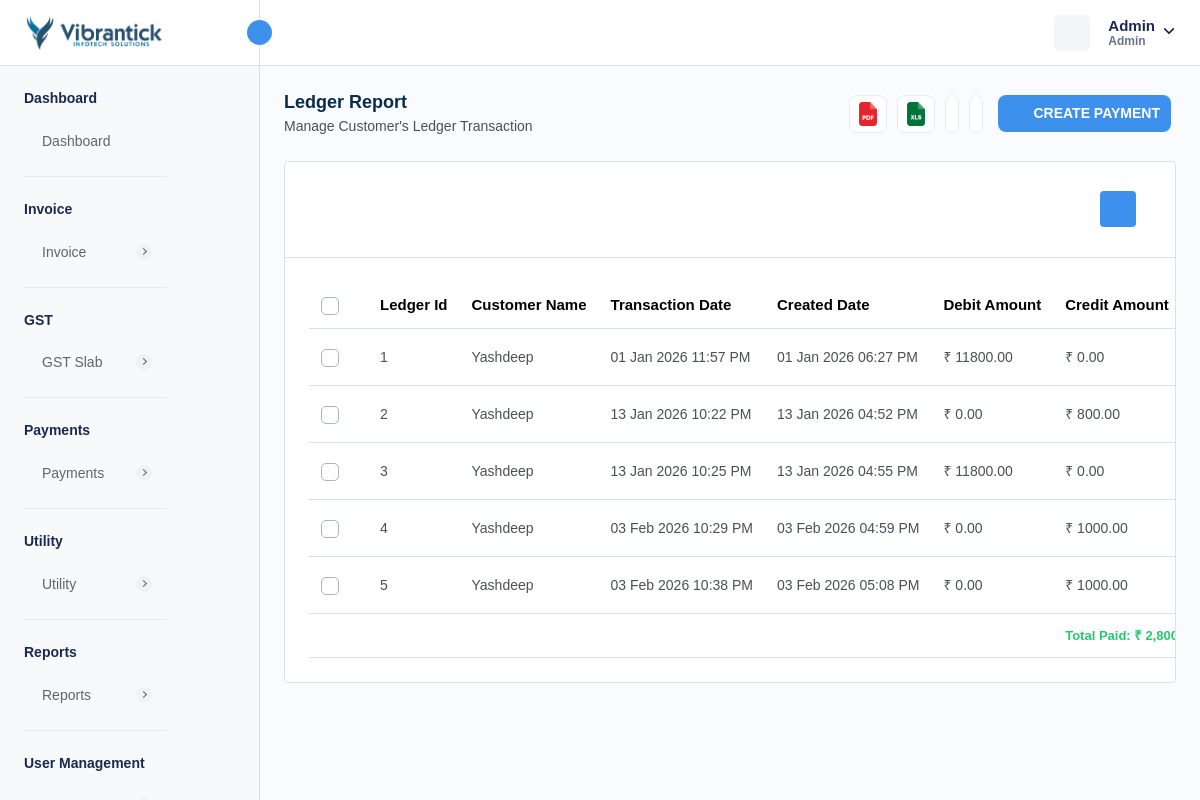
Page /ledger-report.php (signed in) on the committed database.
### tables this page shows
CREATE TABLE `company_settings` (
  `company_id` int NOT NULL AUTO_INCREMENT,
  `company_name` varchar(255) DEFAULT NULL,
  `company_email` varchar(255) DEFAULT NULL,
  `company_phone` varchar(20) DEFAULT NULL,
  `company_website` varchar(255) DEFAULT NULL,
  `company_logo` varchar(255) DEFAULT NULL,
  `favicon` varchar(255) DEFAULT NULL,
  `address` text,
  `country` varchar(100) DEFAULT NULL,
  `state` varchar(100) DEFAULT NULL,
  `city` varchar(100) DEFAULT NULL,
  `postal_code` varchar(20) DEFAULT NULL,
  `created_at` timestamp NULL DEFAULT CURRENT_TIMESTAMP,
  `updated_at` timestamp NULL DEFAULT CURRENT_TIMESTAMP ON UPDATE CURRENT_TIMESTAMP,
  PRIMARY KEY (`company_id`)
);

CREATE TABLE `ledger_transactions` (
  `ledger_id` bigint NOT NULL AUTO_INCREMENT,
  `customer_id` int NOT NULL,
  `invoice_id` int DEFAULT NULL,
  `transaction_type` enum('INVOICE','PAYMENT','REFUND','ADJUSTMENT') NOT NULL,
  `payment_method` enum('CREDIT_CARD','DEBIT_CARD','CASH','NET_BANKING','PAYPAL','OTHER') DEFAULT NULL,
  `reference_id` varchar(255) DEFAULT NULL,
  `debit_amount` decimal(10,2) NOT NULL DEFAULT '0.00',
  `credit_amount` decimal(10,2) NOT NULL DEFAULT '0.00',
  `transaction_date` datetime NOT NULL DEFAULT CURRENT_TIMESTAMP,
  `remarks` varchar(500) DEFAULT NULL,
  `created_by` int NOT NULL,
  `created_at` timestamp NULL DEFAULT CURRENT_TIMESTAMP,
  PRIMARY KEY (`ledger_id`),
  KEY `idx_customer` (`customer_id`),
  KEY `idx_invoice` (`invoice_id`),
  KEY `idx_txn_date` (`transaction_date`)
);

CREATE TABLE `customer` (
  `customer_id` int NOT NULL AUTO_INCREMENT,
  `customer_name` varchar(255) NOT NULL,
  `customer_phone` varchar(15) DEFAULT NULL,
  `customer_email` varchar(255) DEFAULT NULL,
  `customer_address` text,
  `ship_name` varchar(255) DEFAULT NULL,
  `ship_phone` varchar(15) DEFAULT NULL,
  `ship_email` varchar(255) DEFAULT NULL,
  `ship_address` text,
  `isActive` int DEFAULT '1',
  `created_at` timestamp NULL DEFAULT CURRENT_TIMESTAMP,
  `updated_at` timestamp NULL DEFAULT NULL ON UPDATE CURRENT_TIMESTAMP,
  `customer_state` varchar(45) DEFAULT NULL,
  `customer_city` int DEFAULT NULL,
  `gst_number` varchar(45) DEFAULT NULL,
  `image` varchar(155) DEFAULT NULL,
  PRIMARY KEY (`customer_id`),
  UNIQUE KEY `customer_phone_UNIQUE` (`customer_phone`),
  UNIQUE KEY `customer_email_UNIQUE` (`customer_email`),
  UNIQUE KEY `gst_number_UNIQUE` (`gst_number`)
);

CREATE TABLE `localization_settings` (
  `id` int NOT NULL AUTO_INCREMENT,
  `language` varchar(50) DEFAULT 'English',
  `timezone` varchar(100) DEFAULT 'UTC',
  `date_format` varchar(20) DEFAULT 'd M Y',
  `time_format` varchar(10) DEFAULT '12',
  `currency_id` int DEFAULT NULL,
  `created_at` datetime DEFAULT CURRENT_TIMESTAMP,
  `updated_at` datetime DEFAULT CURRENT_TIMESTAMP ON UPDATE CURRENT_TIMESTAMP,
  PRIMARY KEY (`id`)
);

CREATE TABLE `currency` (
  `currency_id` int NOT NULL AUTO_INCREMENT,
  `currency_name` varchar(255) DEFAULT NULL,
  `currency_code` varchar(45) DEFAULT NULL,
  `currency_symbol` varchar(45) DEFAULT NULL,
  `currency_rate` decimal(10,2) DEFAULT NULL,
  `created_at` timestamp NULL DEFAULT CURRENT_TIMESTAMP,
  `updated_at` timestamp NULL DEFAULT NULL,
  `is_active` int DEFAULT '1',
  PRIMARY KEY (`currency_id`)
);

### ledger-report.php (the view, shortened to what the rows shown need)
<?php
require './database/config.php';
require './utility/formatDateTime.php';
try {
    $stmtFetchLocalizationSettings = $db->prepare("SELECT * FROM localization_settings INNER JOIN currency ON localization_settings.currency_id = currency.currency_id WHERE currency.is_active = 1 ;");
    $stmtFetchLocalizationSettings->execute();
    $localizationSettings = $stmtFetchLocalizationSettings->get_result()->fetch_array(MYSQLI_ASSOC);
    $stmtFetchCompanySettings = $db->prepare("SELECT * FROM company_settings");
    $stmtFetchCompanySettings->execute();
    $companySettings = $stmtFetchCompanySettings->get_result()->fetch_array(MYSQLI_ASSOC);
    if ($_SERVER['REQUEST_METHOD'] == 'GET') {
        $params = [
            'from' => isset($_GET['from']) ? $_GET['from'] : '',
            'to' => isset($_GET['to']) ? $_GET['to'] : '',
        ];
        $hasParams = false;
        if ($hasParams) {
            $startDate = !empty($params['from'])
                ? date('Y-m-d', strtotime($params['from']))
                : null;
            $endDate = !empty($params['to'])
                ? date('Y-m-d', strtotime($params['to']))
                : null;
            $query = "
        SELECT
            invoice.invoice_id,
            invoice.invoice_number,
            ledger_transactions.*,
            invoice.status AS invoiceStatus,
            customer.customer_id,
            customer.customer_name,
            admin.admin_username,
            tax.tax_rate
        FROM ledger_transactions
        INNER JOIN customer ON customer.customer_id = ledger_transactions.customer_id
        LEFT JOIN invoice  ON invoice.invoice_id = ledger_transactions.invoice_id
        LEFT JOIN admin     ON admin.admin_id = invoice.created_by
        LEFT JOIN tax      ON tax.tax_id = invoice.tax
        WHERE 1 = 1
    ";
            $conditions = [];
            $paramsToBind = [];
            $types = "";
            if ($startDate) {
                $conditions[] = "ledger_transactions.created_at >= ?";
                $paramsToBind[] = $startDate . " 00:00:00";
                $types .= "s";
            }
            if ($endDate) {
                $conditions[] = "ledger_transactions.created_at <= ?";
                $paramsToBind[] = $endDate . " 23:59:59";
                $types .= "s";
            }
            if (!empty($conditions)) {
                $query .= " AND " . implode(" AND ", $conditions);
            }
            $query .= " ORDER BY ledger_transactions.created_at ASC";
            $stmtFetchLedgerTransaction = $db->prepare($query);
            if ($stmtFetchLedgerTransaction === false) {
                $_SESSION['error'] = 'Query preparation failed';
            } else {
                if (!empty($paramsToBind)) {
                    $stmtFetchLedgerTransaction->bind_param($types, ...$paramsToBind);
                }
                if ($stmtFetchLedgerTransaction->execute()) {
                    $ledgerTransactions = $stmtFetchLedgerTransaction->get_result();
                } else {
                    $_SESSION['error'] = 'Error fetching filtered ledger transactions';
                }
                $stmtFetchLedgerTransaction->close();
            }
        } else {
            $stmtFetchLedgerTransaction = $db->prepare("SELECT
                invoice.invoice_id,
                invoice.invoice_number,
                ledger_transactions.*,
                invoice.status AS invoiceStatus,
                customer.customer_id,
                customer.customer_name,
                admin.admin_username,
                tax.tax_rate
            FROM ledger_transactions
            INNER JOIN customer
                ON customer.customer_id = ledger_transactions.customer_id
            LEFT JOIN invoice
                ON invoice.invoice_id = ledger_transactions.invoice_id
            LEFT JOIN admin
                ON admin.admin_id = invoice.created_by
            LEFT JOIN tax
                ON tax.tax_id = invoice.tax
            ORDER BY ledger_transactions.ledger_id ASC;
                ");
            if ($stmtFetchLedgerTransaction->execute()) {
                $ledgerTransactions = $stmtFetchLedgerTransaction->get_result();
            } else {
                $_SESSION['error'] = 'Error for fetching customers';
            }
        }
    }
} catch (Exception $e) {
    $_SESSION['error'] = $e->getMessage();
}
?>
<!DOCTYPE html>
<html lang="en">
<head>
    <link rel="stylesheet" href="assets/css/bootstrap.min.css">
    <link rel="stylesheet" href="assets/css/animate.css">
    <link rel="stylesheet" href="assets/plugins/select2/css/select2.min.css">
    <link rel="stylesheet" href="assets/css/dataTables.bootstrap5.min.css">
    <link rel="stylesheet" href="assets/css/bootstrap-datetimepicker.min.css">
    <link rel="stylesheet" href="assets/plugins/daterangepicker/daterangepicker.css">
    <link rel="stylesheet" href="assets/plugins/summernote/summernote-bs4.min.css">
    <link rel="stylesheet" href="assets/plugins/fontawesome/css/fontawesome.min.css">
    <link rel="stylesheet" href="assets/plugins/fontawesome/css/all.min.css">
    <link rel="stylesheet" href="assets/css/style.css">
    <link rel="stylesheet" href="https://cdn.jsdelivr.net/npm/notyf@3/notyf.min.css" />
</head>
<body>
    <div class="main-wrapper">
        <div class="header">
            <?php require_once("header.php"); ?>
        </div>
        <div class="page-wrapper">
            <div class="content">
                <div class="card table-list-card">
                    <div class="card-body">
                        <div class="table-responsive">
                            <table id="myTable" class="table  datanew">
                                <thead>
                                    <tr>
                                        <th class="no-sort">
                                            <label class="checkboxs">
                                                <span class="checkmarks"></span>
                                            </label>
                                        </th>
                                        <th>Ledger Id</th>
                                        <th>Customer Name</th>
                                        <th>Transaction Date</th>
                                        <th>Created Date</th>
                                        <th>Debit Amount</th>
                                        <th>Credit Amount</th>
                                    </tr>
                                </thead>
                                <tbody>
                                    <?php
                                    $totalPaidAmount = 0;
                                    $count = 1;
                                    foreach ($ledgerTransactions->fetch_all(MYSQLI_ASSOC) as $transaction) {
                                        $totalPaidAmount += $transaction['credit_amount'];
                                        ?>
                                        <tr>
                                            <td>
                                                <label class="checkboxs">
                                                    <span class="checkmarks"></span>
                                                </label>
                                            </td>
                                            <td><?php echo $count ?></td>
                                            <td>
                                                <?= $transaction['customer_name'] ?>
                                            </td>
                                            <td>
                                                <?php echo formatDateTime($transaction['transaction_date'], $localizationSettings); ?>
                                            </td>
                                            <td><?php echo formatDateTime($transaction['created_at'], $localizationSettings); ?>
                                            </td>
                                            <td><?php echo (isset($localizationSettings["currency_symbol"]) ? $localizationSettings["currency_symbol"] : "$") . " " . $transaction['debit_amount']; ?>
                                            <td><?php echo (isset($localizationSettings["currency_symbol"]) ? $localizationSettings["currency_symbol"] : "$") . " " . $transaction['credit_amount']; ?>
                                            </td>
                                        </tr>
                                        <?php $count++;
                                    } ?>
                                </tbody>
                                <tfoot>
                                    <tr>
                                        <td>
                                            <strong>
                                                <span class="text-success">Total Paid:
                                                    <?php echo (isset($localizationSettings["currency_symbol"]) ? $localizationSettings["currency_symbol"] : "$") . " " . number_format($totalPaidAmount, 2); ?>
                                                </span>
                                            </strong>
                                        </td>
                                    </tr>
                                </tfoot>
                            </table>
                        </div>
                    </div>
                </div>
            </div>
        </div>
    </div>
</body>
</html>

### header.php (shortened to what the rows shown need)
<div class="header">
    <div class="header-left active">
        <a href="<?= getenv("BASE_URL") . "dashboard" ?>" class="logo logo-normal">
            <img src="<?= isset($companySettings['company_logo']) ? $companySettings['company_logo'] : "assets/img/logo/vis-logo.png" ?>"
                alt="" />
        </a>
    </div>
</div>

### rows in the picture
company_settings: company_logo (picture)
ledger_transactions: customer.customer_name "Yashdeep", transaction_date.date_format "01 Jan 2026 11:57 PM", created_at.date_format "01 Jan 2026 06:27 PM", debit_amount "11800.00", credit_amount "0.00"
currency: currency_symbol "₹"
ledger_transactions: customer.customer_name "Yashdeep", transaction_date.date_format "13 Jan 2026 10:22 PM", created_at.date_format "13 Jan 2026 04:52 PM", debit_amount "0.00", credit_amount "800.00"
ledger_transactions: customer.customer_name "Yashdeep", transaction_date.date_format "13 Jan 2026 10:25 PM", created_at.date_format "13 Jan 2026 04:55 PM", debit_amount "11800.00", credit_amount "0.00"
ledger_transactions: customer.customer_name "Yashdeep", transaction_date.date_format "03 Feb 2026 10:29 PM", created_at.date_format "03 Feb 2026 04:59 PM", debit_amount "0.00", credit_amount "1000.00"
ledger_transactions: customer.customer_name "Yashdeep", transaction_date.date_format "03 Feb 2026 10:38 PM", created_at.date_format "03 Feb 2026 05:08 PM", debit_amount "0.00", credit_amount "1000.00"
localization_settings: currency.currency_symbol "₹"

### other values in the picture
$_SESSION['admin_name'] "Admin"
$_SESSION['admin_role'] "Admin"
